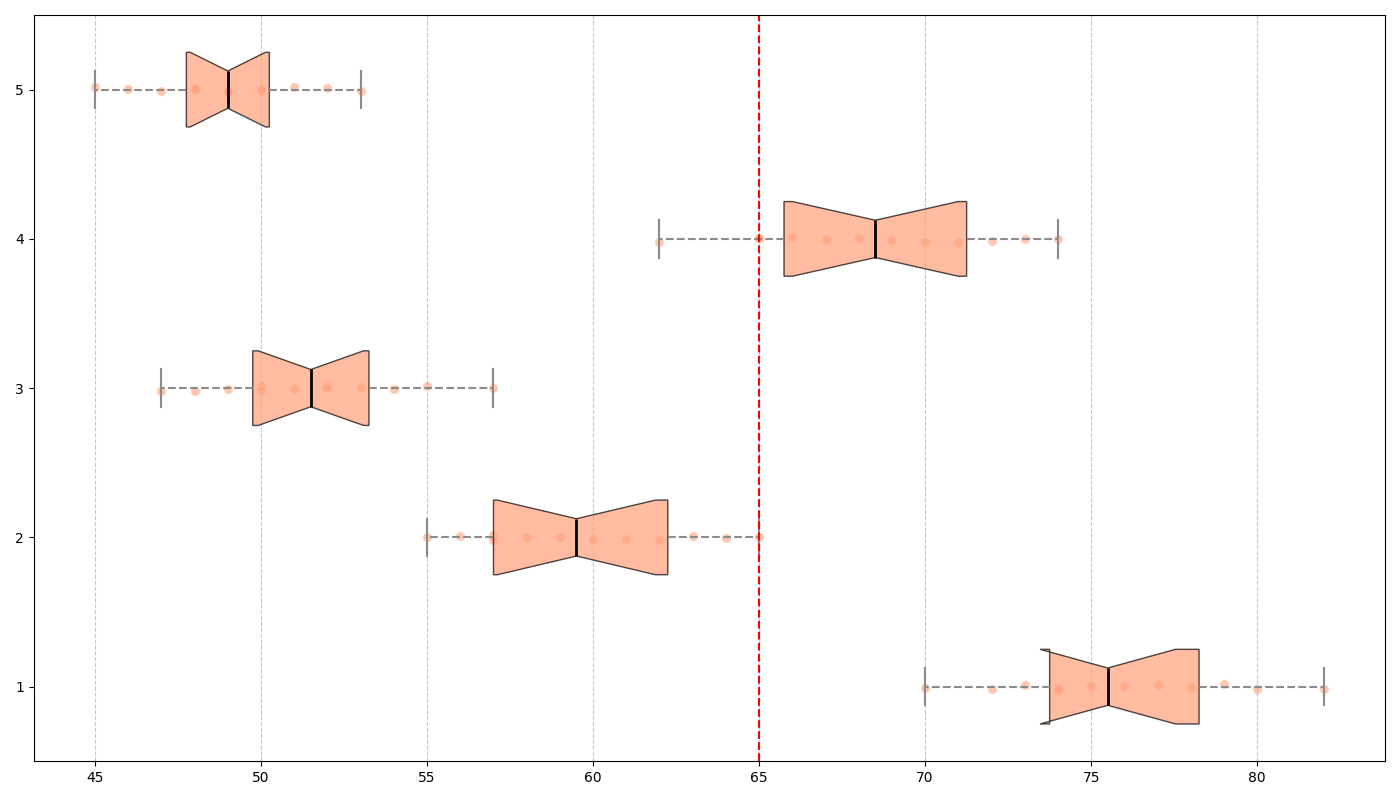

Here is the Python script that generated this plot:
import matplotlib.pyplot as plt
import numpy as np

locations = ['City Center', 'Residential Area', 'Park', 'Industrial Zone', 'Suburbs']

# Manually shuffled data
noise_data = [
    [74, 70, 75, 72, 78, 77, 73, 76, 79, 82, 74, 80],
    [62, 60, 58, 57, 59, 61, 55, 56, 63, 64, 65, 57],
    [50, 54, 48, 49, 53, 51, 47, 52, 55, 57, 52, 50],
    [65, 68, 70, 66, 67, 72, 69, 71, 73, 74, 62, 65],
    [45, 48, 52, 47, 49, 51, 46, 50, 53, 50, 49, 48],
]

fig, ax = plt.subplots(figsize=(14, 8))
box = ax.boxplot(noise_data, vert=False, patch_artist=True, notch=True, whis=1.5)

single_color = '#FFA07A'
for patch in box['boxes']:
    patch.set_facecolor(single_color)
    patch.set_alpha(0.7)

for whisker in box['whiskers']:
    whisker.set(color='#8B8B8B', linewidth=1.5, linestyle='--')
for cap in box['caps']:
    cap.set(color='#8B8B8B', linewidth=1.5)
for median in box['medians']:
    median.set(color='black', linewidth=2)

for i, data in enumerate(noise_data, 1):
    x = data
    y = np.full_like(x, i, dtype=float) + 0.04 * (np.random.rand(len(x)) - 0.5)
    ax.scatter(x, y, alpha=0.6, color=single_color, edgecolors='w', s=50)

ax.xaxis.grid(True, linestyle='--', alpha=0.7)
acceptable_noise_level = 65
ax.axvline(acceptable_noise_level, color='r', linestyle='--', linewidth=1.5)

plt.tight_layout()
plt.show()
